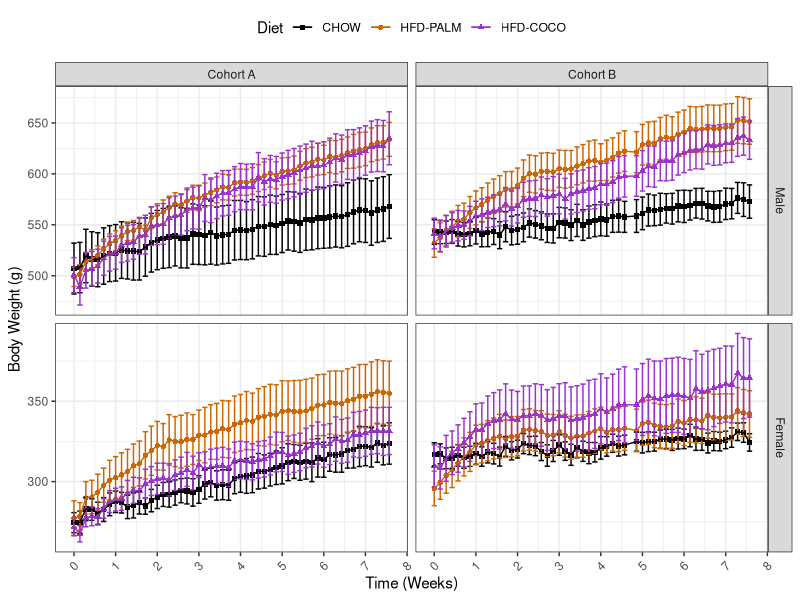
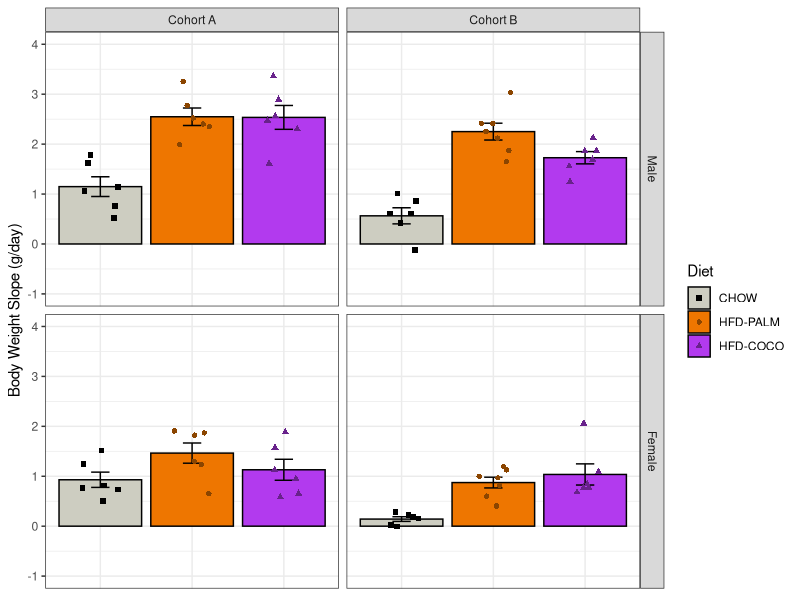
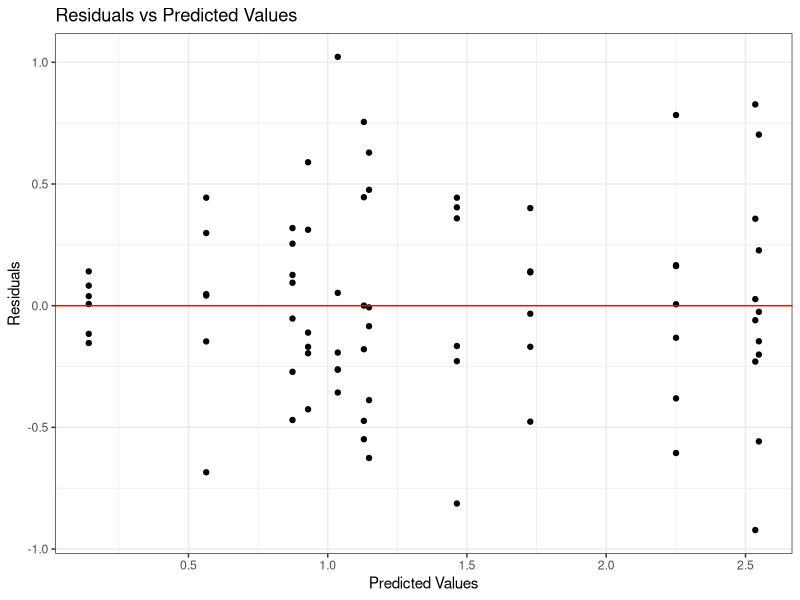
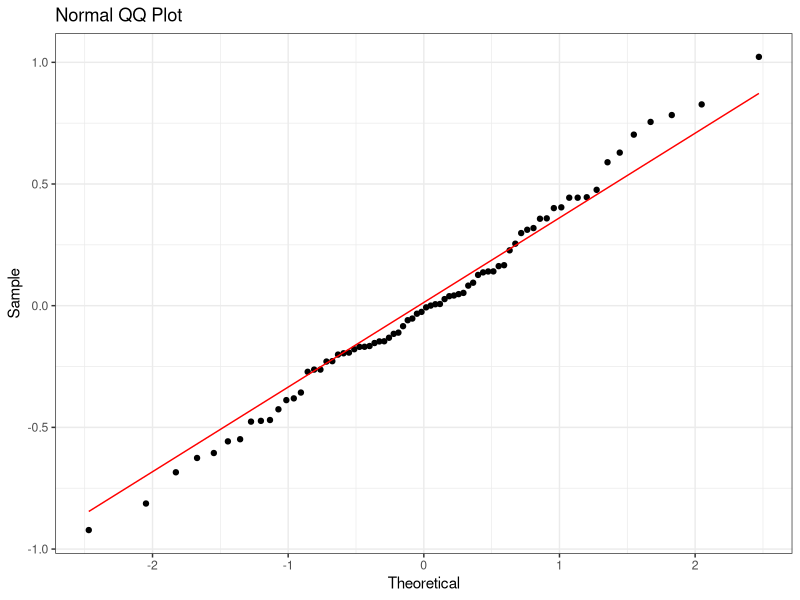

The R source for these figures, in order:
## ---- chunk 1
#| label: load-packages
#| output: false

library("tidyverse")
## ---- chunk 2
#| label: session-info
sessionInfo()
## ---- chunk 3
#| label: mydata

# Create a dataframe
mydata <- 
  
  # Import the data
  read_csv(
    file ="data/experiment-3-statsdata.csv",
    show_col_types = FALSE
    ) |>
  
  # Select the variables of interest 
  # BW = body weight
  select(id, cohort, sex, diet, BW_0:BW_53) |>
  
  # Tidy data
  pivot_longer(
    cols = starts_with("BW"),
    names_to = "day",
    values_to = "body_weight",
    values_drop_na = TRUE
    ) |>
  
  # Transform data
  mutate(
  
    # Recode categorical variables as factors
    id = factor(id),
    cohort = factor(
      cohort, 
      levels = c(0, 1),
      labels = c("Cohort A", "Cohort B")
    ),
    sex = factor(
      sex,
      levels = c(0, 1),
      labels = c("Male", "Female")
      ),
    diet = factor(
      diet,
      levels = c(0, 1, 2),
      labels = c("CHOW", "HFD-PALM", "HFD-COCO")
      ),
    
    # Recode cohort and sex using sum coding
   cohort_sum = C(cohort, sum),
   sex_sum    = C(sex, sum),
    
    # Compute time in weeks
    day = parse_number(day),
    week = day/7,
    .before = body_weight
    ) |>
  
  # Drop na values
  drop_na()

# View a summary of the data
summary(mydata)
## ---- chunk 4
#| label: line-plot

# Create a line plot of each group's body weight over time
line_plot <-
  
  # Call the dataframe
  mydata |> 
  
  # Initialize plot parameters
  ggplot(
    aes(
      x = week, 
      y = body_weight, 
      color = diet, 
      shape = diet
      )
    ) +
  
  # Facet by sex and cohort
  facet_grid(
    sex ~ cohort,
    scales = "free_y"
    ) + 
  
  # Plot the observed means as points
  stat_summary(
    fun = mean,
    geom = "point"
    ) +
  
  # Plot the observed standard errors as errorbars
  stat_summary(
    fun.data = mean_se,
    geom = "errorbar"
    ) +
  
  # Plot connecting lines
  stat_summary(
    fun = mean,
    geom = "line"
    ) +
  
  # Change color title and scale
  scale_color_manual(
    name = "Diet",
    values = c(
      "CHOW"      = "black",
      "HFD-PALM"  = "darkorange3",
      "HFD-COCO"  = "darkorchid3"
      )
    ) +
  
  # Change shape title and scale
  scale_shape_manual(
    name = "Diet",
    values = c(
      "CHOW"      = 15,
      "HFD-PALM"  = 16,
      "HFD-COCO"  = 17
      )
    ) +
  
  # Change y-axis title and scale
  labs(y = "Body Weight (g)") +
  
  # Change x-axis title and scale
  scale_x_continuous(
    name = "Time (Weeks)",
    breaks = seq(from = 0, to = 8, by = 1)) +
  
  # Change overall plot theme
  theme_bw() + 
  
  # Rotate and adjust the x-axis tick labels
  theme(
    axis.text.x = element_text(
      angle = 45,
      vjust = 0.5,
      hjust = 0.5
      ),
    legend.position = "top"
    )

# Show the plot
line_plot
## ---- chunk 5
#| label: model-data

# Create a new data frame
model_data <-
  
  # Copy the original dataframe
  mydata |>
  
  # Filter the data to include only days 0 or 53
  filter(day == 0 | day == 53) |>

  # Compute each subject's body weight slope
  group_by(id) |>
  mutate(
    body_weight_slope = 
      (body_weight - lag(body_weight)) / (day - lag(day))
  ) |>
  ungroup() |> 
  
  # Select only the relevant columns
  select(
    id, cohort, cohort_sum, sex, sex_sum, diet, body_weight_slope
  ) |>
  
  # Drop na values
  drop_na(body_weight_slope)

# Show a summary of the data
summary(model_data)
## ---- chunk 6
#| label: bar-plot

# Create a bar plot of each group's body weight slope
bar_plot <-
  
  # Call the dataset
  model_data |>  
  
  # Plot each group's average energy intake
  ggplot(
    aes(
      x     = diet, 
      y     = body_weight_slope, 
      color = diet, 
      fill  = diet,
      shape = diet
      )
    ) +
  
  # Facet by sex (rows)
  facet_grid(
    sex ~ cohort
    ) + 
  
  # Plot the observed means as points
  stat_summary(
    fun = mean,
    geom = "bar",
    color = "black",
    ) +
  
  # Plot the observed standard errors as errorbars
  stat_summary(
    fun.data = mean_se,
    geom = "errorbar",
    color = "black",
    width = 0.2
    ) +
  
  # Plot individual data points
  geom_point(
    position = position_jitter(
      width = 0.2
    )
  ) +
  
  # Change color title and scale
  scale_color_manual(
    name = "Diet",
    values = c(
      "CHOW"      = "black",
      "HFD-PALM"  = "darkorange4",
      "HFD-COCO"  = "darkorchid4"
      )
    ) +
  
  # Change fill title and scale
  scale_fill_manual(
    name = "Diet",
    values = c(
      "CHOW"     = "ivory3",
      "HFD-PALM" = "darkorange2",
      "HFD-COCO" = "darkorchid2"
      )
    ) +
  
  # Change shape title and scale
  scale_shape_manual(
    name = "Diet",
    values = c(
      "CHOW"      = 15,
      "HFD-PALM"  = 16,
      "HFD-COCO"  = 17
      )
    ) +
  
  # Change x-axis title
  labs(x = "Diet") +
  
  # Change y-axis title and scale
  scale_y_continuous(
    name = "Body Weight Slope (g/day)",
    limits = c(-1, 4), 
    breaks = seq(from = -1, to =  4, by = 1)
  ) +
  
  # Change overall plot theme
  theme_bw() + 
  
  # Remove x-axis title, text, and tick labels
  theme(
    axis.title.x = element_blank(),
    axis.text.x  = element_blank(),
    axis.ticks.x = element_blank()
    )

# Show the plot
bar_plot
## ---- chunk 7
#| label: model

# Build the model
model <- 
  lm(
    body_weight_slope ~ cohort_sum * sex_sum * diet, 
    data = model_data
  )
## ---- chunk 8
#| label: model-fits

# Add the fitted and residual values to the dataset
model_fits <- 
  model_data |>
  mutate(
    fits = c(fitted(model)),
    resids = c(residuals(model))
  )
## ---- chunk 9
#| label: residuals-plot

# Create a residuals plot to check for linearity and homoskedasticity
residuals_plot <-
  model_fits |>
  ggplot(
    aes(x = fits, y = resids)
  ) +
  
  # Plot individual data points
  geom_point() +
  
  # Plot a horizontal line at y = 0
  geom_hline(yintercept = 0, col = "red") + 
  
  # Change aesthetics
  labs(
    title = "Residuals vs Predicted Values",
    x = "Predicted Values",
    y = "Residuals"
  ) +
  theme_bw() 

# Show the plot
residuals_plot
## ---- chunk 10
#| label: qq-plot

# Create a QQ plot to check for normality
qq_plot <-
  model_fits |>
  ggplot(
    aes(sample = resids)
  ) +
  
  # Plot boxplots
  geom_qq() +
  geom_qq_line(col = "red") +
  
  # Change aesthestics
  labs(
    title = "Normal QQ Plot",
    x = "Theoretical",
    y = "Sample"
  ) +
  theme_bw() 

# Show the plot
qq_plot
## ---- chunk 11
# Perform omnibus tests
model |> anova()
## ---- chunk 12
# Produce summary output
model |> summary()
## ---- chunk 13
#| label: model-palm

# Relevel factors to change reference group to HFD-VS
data_palm <- 
  model_data |>
  mutate(
    diet = fct_relevel(diet, "HFD-PALM"), # relevel diet
  )

# Build the model
model_palm <- 
  model |>
  update(
    data = data_palm
  )

# Produce the summary output
model_palm |> summary()
